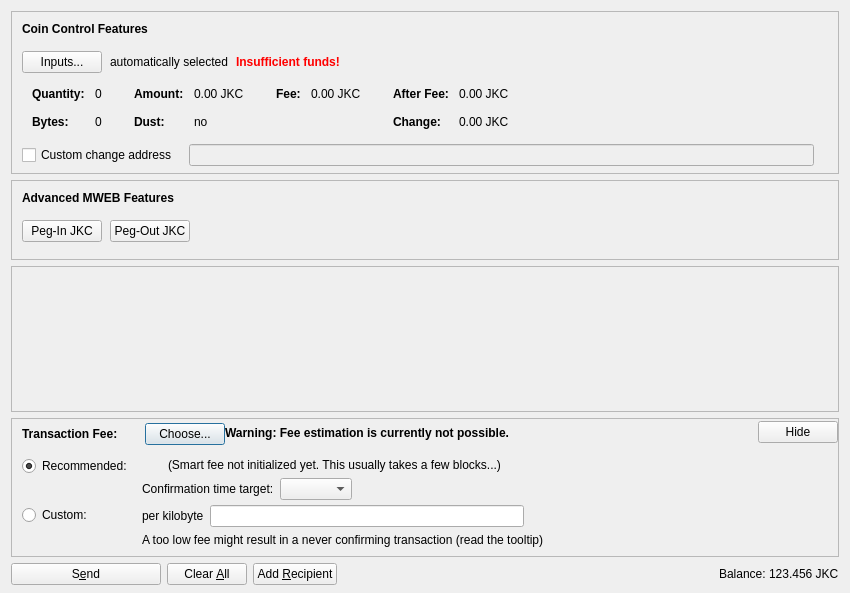
<?xml version="1.0" encoding="UTF-8"?>
<ui version="4.0">
 <class>SendCoinsDialog</class>
 <widget class="QDialog" name="SendCoinsDialog">
  <property name="geometry">
   <rect>
    <x>0</x>
    <y>0</y>
    <width>850</width>
    <height>593</height>
   </rect>
  </property>
  <property name="windowTitle">
   <string>Send Coins</string>
  </property>
  <layout class="QVBoxLayout" name="verticalLayout" stretch="0,0,1,0,0">
   <property name="bottomMargin">
    <number>8</number>
   </property>
   <item>
    <widget class="QFrame" name="frameCoinControl">
     <property name="sizePolicy">
      <sizepolicy hsizetype="Expanding" vsizetype="Expanding">
       <horstretch>0</horstretch>
       <verstretch>0</verstretch>
      </sizepolicy>
     </property>
     <property name="maximumSize">
      <size>
       <width>16777215</width>
       <height>16777215</height>
      </size>
     </property>
     <property name="frameShape">
      <enum>QFrame::StyledPanel</enum>
     </property>
     <property name="frameShadow">
      <enum>QFrame::Sunken</enum>
     </property>
     <layout class="QVBoxLayout" name="verticalLayoutCoinControl2">
      <property name="spacing">
       <number>0</number>
      </property>
      <property name="leftMargin">
       <number>0</number>
      </property>
      <property name="topMargin">
       <number>0</number>
      </property>
      <property name="rightMargin">
       <number>0</number>
      </property>
      <property name="bottomMargin">
       <number>6</number>
      </property>
      <item>
       <layout class="QVBoxLayout" name="verticalLayoutCoinControl" stretch="0,0,0,0,1">
        <property name="spacing">
         <number>0</number>
        </property>
        <property name="leftMargin">
         <number>10</number>
        </property>
        <property name="topMargin">
         <number>10</number>
        </property>
        <item>
         <layout class="QHBoxLayout" name="horizontalLayoutCoinControl1">
          <property name="bottomMargin">
           <number>15</number>
          </property>
          <item>
           <widget class="QLabel" name="labelCoinControlFeatures">
            <property name="sizePolicy">
             <sizepolicy hsizetype="Preferred" vsizetype="Maximum">
              <horstretch>0</horstretch>
              <verstretch>0</verstretch>
             </sizepolicy>
            </property>
            <property name="font">
             <font>
              <weight>75</weight>
              <bold>true</bold>
             </font>
            </property>
            <property name="styleSheet">
             <string notr="true">font-weight:bold;</string>
            </property>
            <property name="text">
             <string>Coin Control Features</string>
            </property>
           </widget>
          </item>
         </layout>
        </item>
        <item>
         <layout class="QHBoxLayout" name="horizontalLayoutCoinControl2" stretch="0,0,0,0">
          <property name="spacing">
           <number>8</number>
          </property>
          <property name="bottomMargin">
           <number>10</number>
          </property>
          <item>
           <widget class="QPushButton" name="pushButtonCoinControl">
            <property name="styleSheet">
             <string notr="true"/>
            </property>
            <property name="text">
             <string>Inputs...</string>
            </property>
            <property name="autoDefault">
             <bool>false</bool>
            </property>
           </widget>
          </item>
          <item>
           <widget class="QLabel" name="labelCoinControlAutomaticallySelected">
            <property name="text">
             <string>automatically selected</string>
            </property>
            <property name="margin">
             <number>5</number>
            </property>
           </widget>
          </item>
          <item>
           <widget class="QLabel" name="labelCoinControlInsuffFunds">
            <property name="font">
             <font>
              <weight>75</weight>
              <bold>true</bold>
             </font>
            </property>
            <property name="styleSheet">
             <string notr="true">color:red;font-weight:bold;</string>
            </property>
            <property name="text">
             <string>Insufficient funds!</string>
            </property>
            <property name="margin">
             <number>5</number>
            </property>
           </widget>
          </item>
          <item>
           <spacer name="horizontalSpacerCoinControl">
            <property name="orientation">
             <enum>Qt::Horizontal</enum>
            </property>
            <property name="sizeHint" stdset="0">
             <size>
              <width>40</width>
              <height>1</height>
             </size>
            </property>
           </spacer>
          </item>
         </layout>
        </item>
        <item>
         <widget class="QWidget" name="widgetCoinControl" native="true">
          <property name="sizePolicy">
           <sizepolicy hsizetype="Preferred" vsizetype="Preferred">
            <horstretch>0</horstretch>
            <verstretch>0</verstretch>
           </sizepolicy>
          </property>
          <property name="minimumSize">
           <size>
            <width>0</width>
            <height>0</height>
           </size>
          </property>
          <property name="styleSheet">
           <string notr="true"/>
          </property>
          <layout class="QHBoxLayout" name="horizontalLayoutCoinControl5">
           <property name="leftMargin">
            <number>0</number>
           </property>
           <property name="topMargin">
            <number>0</number>
           </property>
           <property name="rightMargin">
            <number>0</number>
           </property>
           <property name="bottomMargin">
            <number>0</number>
           </property>
           <item>
            <layout class="QHBoxLayout" name="horizontalLayoutCoinControl3" stretch="0,0,0,1">
             <property name="spacing">
              <number>20</number>
             </property>
             <property name="topMargin">
              <number>0</number>
             </property>
             <property name="bottomMargin">
              <number>10</number>
             </property>
             <item>
              <layout class="QFormLayout" name="formLayoutCoinControl1">
               <property name="horizontalSpacing">
                <number>10</number>
               </property>
               <property name="verticalSpacing">
                <number>14</number>
               </property>
               <property name="leftMargin">
                <number>10</number>
               </property>
               <property name="topMargin">
                <number>4</number>
               </property>
               <property name="rightMargin">
                <number>6</number>
               </property>
               <item row="0" column="0">
                <widget class="QLabel" name="labelCoinControlQuantityText">
                 <property name="font">
                  <font>
                   <weight>75</weight>
                   <bold>true</bold>
                  </font>
                 </property>
                 <property name="text">
                  <string>Quantity:</string>
                 </property>
                 <property name="margin">
                  <number>0</number>
                 </property>
                </widget>
               </item>
               <item row="0" column="1">
                <widget class="QLabel" name="labelCoinControlQuantity">
                 <property name="cursor">
                  <cursorShape>IBeamCursor</cursorShape>
                 </property>
                 <property name="contextMenuPolicy">
                  <enum>Qt::ActionsContextMenu</enum>
                 </property>
                 <property name="text">
                  <string notr="true">0</string>
                 </property>
                 <property name="margin">
                  <number>0</number>
                 </property>
                 <property name="textInteractionFlags">
                  <set>Qt::LinksAccessibleByMouse|Qt::TextSelectableByKeyboard|Qt::TextSelectableByMouse</set>
                 </property>
                </widget>
               </item>
               <item row="1" column="0">
                <widget class="QLabel" name="labelCoinControlBytesText">
                 <property name="font">
                  <font>
                   <weight>75</weight>
                   <bold>true</bold>
                  </font>
                 </property>
                 <property name="text">
                  <string>Bytes:</string>
                 </property>
                </widget>
               </item>
               <item row="1" column="1">
                <widget class="QLabel" name="labelCoinControlBytes">
                 <property name="cursor">
                  <cursorShape>IBeamCursor</cursorShape>
                 </property>
                 <property name="contextMenuPolicy">
                  <enum>Qt::ActionsContextMenu</enum>
                 </property>
                 <property name="text">
                  <string notr="true">0</string>
                 </property>
                 <property name="textInteractionFlags">
                  <set>Qt::LinksAccessibleByMouse|Qt::TextSelectableByKeyboard|Qt::TextSelectableByMouse</set>
                 </property>
                </widget>
               </item>
              </layout>
             </item>
             <item>
              <layout class="QFormLayout" name="formLayoutCoinControl2">
               <property name="horizontalSpacing">
                <number>10</number>
               </property>
               <property name="verticalSpacing">
                <number>14</number>
               </property>
               <property name="leftMargin">
                <number>6</number>
               </property>
               <property name="topMargin">
                <number>4</number>
               </property>
               <property name="rightMargin">
                <number>6</number>
               </property>
               <item row="0" column="0">
                <widget class="QLabel" name="labelCoinControlAmountText">
                 <property name="font">
                  <font>
                   <weight>75</weight>
                   <bold>true</bold>
                  </font>
                 </property>
                 <property name="text">
                  <string>Amount:</string>
                 </property>
                 <property name="margin">
                  <number>0</number>
                 </property>
                </widget>
               </item>
               <item row="0" column="1">
                <widget class="QLabel" name="labelCoinControlAmount">
                 <property name="cursor">
                  <cursorShape>IBeamCursor</cursorShape>
                 </property>
                 <property name="contextMenuPolicy">
                  <enum>Qt::ActionsContextMenu</enum>
                 </property>
                 <property name="text">
                  <string notr="true">0.00 JKC</string>
                 </property>
                 <property name="textInteractionFlags">
                  <set>Qt::LinksAccessibleByMouse|Qt::TextSelectableByKeyboard|Qt::TextSelectableByMouse</set>
                 </property>
                </widget>
               </item>
               <item row="1" column="0">
                <widget class="QLabel" name="labelCoinControlLowOutputText">
                 <property name="font">
                  <font>
                   <weight>75</weight>
                   <bold>true</bold>
                  </font>
                 </property>
                 <property name="text">
                  <string>Dust:</string>
                 </property>
                </widget>
               </item>
               <item row="1" column="1">
                <widget class="QLabel" name="labelCoinControlLowOutput">
                 <property name="cursor">
                  <cursorShape>IBeamCursor</cursorShape>
                 </property>
                 <property name="contextMenuPolicy">
                  <enum>Qt::ActionsContextMenu</enum>
                 </property>
                 <property name="text">
                  <string notr="true">no</string>
                 </property>
                 <property name="textInteractionFlags">
                  <set>Qt::LinksAccessibleByMouse|Qt::TextSelectableByKeyboard|Qt::TextSelectableByMouse</set>
                 </property>
                </widget>
               </item>
              </layout>
             </item>
             <item>
              <layout class="QFormLayout" name="formLayoutCoinControl3">
               <property name="horizontalSpacing">
                <number>10</number>
               </property>
               <property name="verticalSpacing">
                <number>14</number>
               </property>
               <property name="leftMargin">
                <number>6</number>
               </property>
               <property name="topMargin">
                <number>4</number>
               </property>
               <property name="rightMargin">
                <number>6</number>
               </property>
               <item row="0" column="0">
                <widget class="QLabel" name="labelCoinControlFeeText">
                 <property name="font">
                  <font>
                   <weight>75</weight>
                   <bold>true</bold>
                  </font>
                 </property>
                 <property name="text">
                  <string>Fee:</string>
                 </property>
                 <property name="margin">
                  <number>0</number>
                 </property>
                </widget>
               </item>
               <item row="0" column="1">
                <widget class="QLabel" name="labelCoinControlFee">
                 <property name="cursor">
                  <cursorShape>IBeamCursor</cursorShape>
                 </property>
                 <property name="contextMenuPolicy">
                  <enum>Qt::ActionsContextMenu</enum>
                 </property>
                 <property name="text">
                  <string notr="true">0.00 JKC</string>
                 </property>
                 <property name="textInteractionFlags">
                  <set>Qt::LinksAccessibleByMouse|Qt::TextSelectableByKeyboard|Qt::TextSelectableByMouse</set>
                 </property>
                </widget>
               </item>
              </layout>
             </item>
             <item>
              <layout class="QFormLayout" name="formLayoutCoinControl4">
               <property name="horizontalSpacing">
                <number>10</number>
               </property>
               <property name="verticalSpacing">
                <number>14</number>
               </property>
               <property name="leftMargin">
                <number>6</number>
               </property>
               <property name="topMargin">
                <number>4</number>
               </property>
               <property name="rightMargin">
                <number>6</number>
               </property>
               <item row="0" column="0">
                <widget class="QLabel" name="labelCoinControlAfterFeeText">
                 <property name="font">
                  <font>
                   <weight>75</weight>
                   <bold>true</bold>
                  </font>
                 </property>
                 <property name="text">
                  <string>After Fee:</string>
                 </property>
                 <property name="margin">
                  <number>0</number>
                 </property>
                </widget>
               </item>
               <item row="0" column="1">
                <widget class="QLabel" name="labelCoinControlAfterFee">
                 <property name="cursor">
                  <cursorShape>IBeamCursor</cursorShape>
                 </property>
                 <property name="contextMenuPolicy">
                  <enum>Qt::ActionsContextMenu</enum>
                 </property>
                 <property name="text">
                  <string notr="true">0.00 JKC</string>
                 </property>
                 <property name="textInteractionFlags">
                  <set>Qt::LinksAccessibleByMouse|Qt::TextSelectableByKeyboard|Qt::TextSelectableByMouse</set>
                 </property>
                </widget>
               </item>
               <item row="1" column="0">
                <widget class="QLabel" name="labelCoinControlChangeText">
                 <property name="font">
                  <font>
                   <weight>75</weight>
                   <bold>true</bold>
                  </font>
                 </property>
                 <property name="text">
                  <string>Change:</string>
                 </property>
                </widget>
               </item>
               <item row="1" column="1">
                <widget class="QLabel" name="labelCoinControlChange">
                 <property name="cursor">
                  <cursorShape>IBeamCursor</cursorShape>
                 </property>
                 <property name="contextMenuPolicy">
                  <enum>Qt::ActionsContextMenu</enum>
                 </property>
                 <property name="text">
                  <string notr="true">0.00 JKC</string>
                 </property>
                 <property name="textInteractionFlags">
                  <set>Qt::LinksAccessibleByMouse|Qt::TextSelectableByKeyboard|Qt::TextSelectableByMouse</set>
                 </property>
                </widget>
               </item>
              </layout>
             </item>
            </layout>
           </item>
          </layout>
         </widget>
        </item>
        <item>
         <layout class="QHBoxLayout" name="horizontalLayoutCoinControl4" stretch="0,0,0">
          <property name="spacing">
           <number>12</number>
          </property>
          <property name="sizeConstraint">
           <enum>QLayout::SetDefaultConstraint</enum>
          </property>
          <property name="topMargin">
           <number>5</number>
          </property>
          <property name="rightMargin">
           <number>5</number>
          </property>
          <item>
           <widget class="QCheckBox" name="checkBoxCoinControlChange">
            <property name="toolTip">
             <string>If this is activated, but the change address is empty or invalid, change will be sent to a newly generated address.</string>
            </property>
            <property name="text">
             <string>Custom change address</string>
            </property>
           </widget>
          </item>
          <item>
           <widget class="QValidatedLineEdit" name="lineEditCoinControlChange">
            <property name="enabled">
             <bool>false</bool>
            </property>
            <property name="sizePolicy">
             <sizepolicy hsizetype="Expanding" vsizetype="Fixed">
              <horstretch>0</horstretch>
              <verstretch>0</verstretch>
             </sizepolicy>
            </property>
           </widget>
          </item>
          <item>
           <widget class="QLabel" name="labelCoinControlChangeLabel">
            <property name="sizePolicy">
             <sizepolicy hsizetype="Preferred" vsizetype="Expanding">
              <horstretch>0</horstretch>
              <verstretch>0</verstretch>
             </sizepolicy>
            </property>
            <property name="minimumSize">
             <size>
              <width>0</width>
              <height>0</height>
             </size>
            </property>
            <property name="text">
             <string/>
            </property>
            <property name="margin">
             <number>3</number>
            </property>
           </widget>
          </item>
         </layout>
        </item>
        <item>
         <spacer name="verticalSpacerCoinControl">
          <property name="orientation">
           <enum>Qt::Vertical</enum>
          </property>
          <property name="sizeHint" stdset="0">
           <size>
            <width>800</width>
            <height>1</height>
           </size>
          </property>
         </spacer>
        </item>
       </layout>
      </item>
     </layout>
    </widget>
   </item>
   <item>
    <widget class="QFrame" name="frameMWEBFeatures">
     <property name="sizePolicy">
      <sizepolicy hsizetype="Expanding" vsizetype="Expanding">
       <horstretch>0</horstretch>
       <verstretch>0</verstretch>
      </sizepolicy>
     </property>
     <property name="maximumSize">
      <size>
       <width>16777215</width>
       <height>16777215</height>
      </size>
     </property>
     <property name="frameShape">
      <enum>QFrame::StyledPanel</enum>
     </property>
     <property name="frameShadow">
      <enum>QFrame::Sunken</enum>
     </property>
     <layout class="QVBoxLayout" name="verticalLayoutMWEBFeatures2">
      <property name="spacing">
       <number>0</number>
      </property>
      <property name="leftMargin">
       <number>0</number>
      </property>
      <property name="topMargin">
       <number>0</number>
      </property>
      <property name="rightMargin">
       <number>0</number>
      </property>
      <property name="bottomMargin">
       <number>6</number>
      </property>
      <item>
       <layout class="QVBoxLayout" name="verticalLayoutMWEBFeatures" stretch="0,0,1">
        <property name="spacing">
         <number>0</number>
        </property>
        <property name="leftMargin">
         <number>10</number>
        </property>
        <property name="topMargin">
         <number>10</number>
        </property>
        <item>
         <layout class="QHBoxLayout" name="horizontalLayoutMWEBFeatures1">
          <property name="bottomMargin">
           <number>15</number>
          </property>
          <item>
           <widget class="QLabel" name="labelMWEBFeatures">
            <property name="sizePolicy">
             <sizepolicy hsizetype="Preferred" vsizetype="Maximum">
              <horstretch>0</horstretch>
              <verstretch>0</verstretch>
             </sizepolicy>
            </property>
            <property name="font">
             <font>
              <weight>75</weight>
              <bold>true</bold>
             </font>
            </property>
            <property name="styleSheet">
             <string notr="true">font-weight:bold;</string>
            </property>
            <property name="text">
             <string>Advanced MWEB Features</string>
            </property>
           </widget>
          </item>
         </layout>
        </item>
        <item>
         <layout class="QHBoxLayout" name="horizontalLayoutMWEBFeatures2" stretch="0,0,0">
          <property name="spacing">
           <number>8</number>
          </property>
          <property name="bottomMargin">
           <number>10</number>
          </property>
          <item>
           <widget class="QPushButton" name="pushButtonMWEBPegIn">
            <property name="styleSheet">
             <string notr="true"/>
            </property>
            <property name="text">
             <string>Peg-In JKC</string>
            </property>
            <property name="checkable">
             <bool>true</bool>
            </property>
            <property name="autoDefault">
             <bool>false</bool>
            </property>
           </widget>
          </item>
          <item>
           <widget class="QPushButton" name="pushButtonMWEBPegOut">
            <property name="styleSheet">
             <string notr="true"/>
            </property>
            <property name="text">
             <string>Peg-Out JKC</string>
            </property>
            <property name="checkable">
             <bool>true</bool>
            </property>
            <property name="autoDefault">
             <bool>false</bool>
            </property>
           </widget>
          </item>
          <item>
           <spacer name="horizontalSpacerMWEBFeatures">
            <property name="orientation">
             <enum>Qt::Horizontal</enum>
            </property>
            <property name="sizeHint" stdset="0">
             <size>
              <width>40</width>
              <height>1</height>
             </size>
            </property>
           </spacer>
          </item>
         </layout>
        </item>
        <item>
         <spacer name="verticalSpacerMWEBFeatures">
          <property name="orientation">
           <enum>Qt::Vertical</enum>
          </property>
          <property name="sizeHint" stdset="0">
           <size>
            <width>800</width>
            <height>1</height>
           </size>
          </property>
         </spacer>
        </item>
       </layout>
      </item>
     </layout>
    </widget>
   </item>
   <item>
    <widget class="QScrollArea" name="scrollArea">
     <property name="widgetResizable">
      <bool>true</bool>
     </property>
     <widget class="QWidget" name="scrollAreaWidgetContents">
      <property name="geometry">
       <rect>
        <x>0</x>
        <y>0</y>
        <width>830</width>
        <height>68</height>
       </rect>
      </property>
      <layout class="QVBoxLayout" name="verticalLayout_2" stretch="0,1">
       <property name="leftMargin">
        <number>0</number>
       </property>
       <property name="topMargin">
        <number>0</number>
       </property>
       <property name="rightMargin">
        <number>0</number>
       </property>
       <property name="bottomMargin">
        <number>0</number>
       </property>
       <item>
        <layout class="QVBoxLayout" name="entries">
         <property name="spacing">
          <number>6</number>
         </property>
        </layout>
       </item>
       <item>
        <spacer name="verticalSpacer">
         <property name="orientation">
          <enum>Qt::Vertical</enum>
         </property>
         <property name="sizeHint" stdset="0">
          <size>
           <width>20</width>
           <height>40</height>
          </size>
         </property>
        </spacer>
       </item>
      </layout>
     </widget>
    </widget>
   </item>
   <item>
    <widget class="QFrame" name="frameFee">
     <property name="sizePolicy">
      <sizepolicy hsizetype="Expanding" vsizetype="Expanding">
       <horstretch>0</horstretch>
       <verstretch>0</verstretch>
      </sizepolicy>
     </property>
     <property name="maximumSize">
      <size>
       <width>16777215</width>
       <height>16777215</height>
      </size>
     </property>
     <property name="frameShape">
      <enum>QFrame::StyledPanel</enum>
     </property>
     <property name="frameShadow">
      <enum>QFrame::Sunken</enum>
     </property>
     <layout class="QVBoxLayout" name="verticalLayoutFee1">
      <property name="spacing">
       <number>0</number>
      </property>
      <property name="leftMargin">
       <number>0</number>
      </property>
      <property name="topMargin">
       <number>0</number>
      </property>
      <property name="rightMargin">
       <number>0</number>
      </property>
      <property name="bottomMargin">
       <number>0</number>
      </property>
      <item>
       <layout class="QVBoxLayout" name="verticalLayoutFee2" stretch="0,0,0">
        <property name="spacing">
         <number>0</number>
        </property>
        <property name="leftMargin">
         <number>10</number>
        </property>
        <property name="topMargin">
         <number>0</number>
        </property>
        <item>
         <layout class="QHBoxLayout" name="horizontalLayoutFee1">
          <property name="bottomMargin">
           <number>0</number>
          </property>
          <item>
           <layout class="QVBoxLayout" name="verticalLayoutFee7">
            <property name="spacing">
             <number>0</number>
            </property>
            <item>
             <spacer name="verticalSpacerSmartFee">
              <property name="orientation">
               <enum>Qt::Vertical</enum>
              </property>
              <property name="sizeType">
               <enum>QSizePolicy::Fixed</enum>
              </property>
              <property name="sizeHint" stdset="0">
               <size>
                <width>1</width>
                <height>4</height>
               </size>
              </property>
             </spacer>
            </item>
            <item>
             <layout class="QHBoxLayout" name="horizontalLayoutSmartFee">
              <property name="spacing">
               <number>10</number>
              </property>
              <item>
               <widget class="QLabel" name="labelFeeHeadline">
                <property name="sizePolicy">
                 <sizepolicy hsizetype="Preferred" vsizetype="Maximum">
                  <horstretch>0</horstretch>
                  <verstretch>0</verstretch>
                 </sizepolicy>
                </property>
                <property name="font">
                 <font>
                  <weight>75</weight>
                  <bold>true</bold>
                 </font>
                </property>
                <property name="styleSheet">
                 <string notr="true">font-weight:bold;</string>
                </property>
                <property name="text">
                 <string>Transaction Fee:</string>
                </property>
               </widget>
              </item>
              <item>
               <widget class="QLabel" name="labelFeeMinimized">
                <property name="text">
                 <string/>
                </property>
               </widget>
              </item>
              <item>
               <widget class="QPushButton" name="buttonChooseFee">
                <property name="text">
                 <string>Choose...</string>
                </property>
               </widget>
              </item>
             </layout>
            </item>
            <item>
             <spacer name="verticalSpacer_5">
              <property name="orientation">
               <enum>Qt::Vertical</enum>
              </property>
              <property name="sizeHint" stdset="0">
               <size>
                <width>1</width>
                <height>1</height>
               </size>
              </property>
             </spacer>
            </item>
           </layout>
          </item>
          <item>
           <widget class="QLabel" name="fallbackFeeWarningLabel">
            <property name="toolTip">
             <string>Using the fallbackfee can result in sending a transaction that will take several hours or days (or never) to confirm. Consider choosing your fee manually or wait until you have validated the complete chain.</string>
            </property>
            <property name="font">
            <font>
                <weight>75</weight>
                <bold>true</bold>
            </font>
            </property>
            <property name="text">
             <string>Warning: Fee estimation is currently not possible.</string>
            </property>
            <property name="wordWrap">
             <bool>false</bool>
            </property>
           </widget>
          </item>
          <item>
           <spacer name="horizontalSpacer_4">
            <property name="orientation">
             <enum>Qt::Horizontal</enum>
            </property>
            <property name="sizeType">
             <enum>QSizePolicy::MinimumExpanding</enum>
            </property>
            <property name="sizeHint" stdset="0">
             <size>
              <width>40</width>
              <height>20</height>
             </size>
            </property>
           </spacer>
          </item>
          <item>
           <widget class="QPushButton" name="buttonMinimizeFee">
            <property name="toolTip">
             <string>Hide transaction fee settings</string>
            </property>
            <property name="text">
             <string>Hide</string>
            </property>
           </widget>
          </item>
         </layout>
        </item>
        <item>
         <widget class="QFrame" name="frameFeeSelection">
          <layout class="QVBoxLayout" name="verticalLayoutFee12">
           <property name="spacing">
            <number>0</number>
           </property>
           <property name="leftMargin">
            <number>0</number>
           </property>
           <property name="topMargin">
            <number>0</number>
           </property>
           <property name="rightMargin">
            <number>0</number>
           </property>
           <property name="bottomMargin">
            <number>0</number>
           </property>
           <item>
            <layout class="QGridLayout" name="gridLayoutFee">
             <property name="topMargin">
              <number>10</number>
             </property>
             <property name="bottomMargin">
              <number>4</number>
             </property>
             <property name="horizontalSpacing">
              <number>10</number>
             </property>
             <property name="verticalSpacing">
              <number>4</number>
             </property>
             <item row="1" column="1">
              <layout class="QVBoxLayout" name="verticalLayoutFee8">
               <property name="spacing">
                <number>6</number>
               </property>
               <item>
                <layout class="QHBoxLayout" name="horizontalLayoutFee13">
                 <item>
                  <widget class="QLabel" name="labelCustomPerKilobyte">
                   <property name="toolTip">
                    <string>Specify a custom fee per kB (1,000 bytes) of the transaction's virtual size.

Note:  Since the fee is calculated on a per-byte basis, a fee of "100 satoshis per kB" for a transaction size of 500 bytes (half of 1 kB) would ultimately yield a fee of only 50 satoshis.</string>
                   </property>
                   <property name="text">
                    <string>per kilobyte</string>
                   </property>
                  </widget>
                 </item>
                 <item>
                  <widget class="BitcoinAmountField" name="customFee"/>
                 </item>
                 <item>
                  <spacer name="horizontalSpacer_6">
                   <property name="orientation">
                    <enum>Qt::Horizontal</enum>
                   </property>
                   <property name="sizeHint" stdset="0">
                    <size>
                     <width>1</width>
                     <height>1</height>
                    </size>
                   </property>
                  </spacer>
                 </item>
                </layout>
               </item>
               <item>
                <layout class="QHBoxLayout" name="horizontalLayoutFee8">
                 <item>
                  <widget class="QLabel" name="labelCustomFeeWarning">
                   <property name="enabled">
                    <bool>true</bool>
                   </property>
                   <property name="toolTip">
                    <string>When there is less transaction volume than space in the blocks, miners as well as relaying nodes may enforce a minimum fee. Paying only this minimum fee is just fine, but be aware that this can result in a never confirming transaction once there is more demand for junkcoin transactions than the network can process.</string>
                   </property>
                   <property name="text">
                    <string>A too low fee might result in a never confirming transaction (read the tooltip)</string>
                   </property>
                  </widget>
                 </item>
                 <item>
                  <spacer name="horizontalSpacer_2">
                   <property name="orientation">
                    <enum>Qt::Horizontal</enum>
                   </property>
                   <property name="sizeHint" stdset="0">
                    <size>
                     <width>1</width>
                     <height>1</height>
                    </size>
                   </property>
                  </spacer>
                 </item>
                </layout>
               </item>
              </layout>
             </item>
             <item row="0" column="0">
              <layout class="QVBoxLayout" name="verticalLayoutFee4" stretch="0,1">
               <item>
                <widget class="QRadioButton" name="radioSmartFee">
                 <property name="text">
                  <string>Recommended:</string>
                 </property>
                 <property name="checked">
                  <bool>true</bool>
                 </property>
                 <attribute name="buttonGroup">
                  <string notr="true">groupFee</string>
                 </attribute>
                </widget>
               </item>
               <item>
                <spacer name="verticalSpacer_2">
                 <property name="orientation">
                  <enum>Qt::Vertical</enum>
                 </property>
                 <property name="sizeHint" stdset="0">
                  <size>
                   <width>1</width>
                   <height>1</height>
                  </size>
                 </property>
                </spacer>
               </item>
              </layout>
             </item>
             <item row="1" column="0">
              <layout class="QVBoxLayout" name="verticalLayoutFee9" stretch="0,1">
               <item>
                <widget class="QRadioButton" name="radioCustomFee">
                 <property name="text">
                  <string>Custom:</string>
                 </property>
                 <attribute name="buttonGroup">
                  <string notr="true">groupFee</string>
                 </attribute>
                </widget>
               </item>
               <item>
                <spacer name="verticalSpacer_6">
                 <property name="orientation">
                  <enum>Qt::Vertical</enum>
                 </property>
                 <property name="sizeHint" stdset="0">
                  <size>
                   <width>1</width>
                   <height>1</height>
                  </size>
                 </property>
                </spacer>
               </item>
              </layout>
             </item>
             <item row="0" column="1">
              <layout class="QVBoxLayout" name="verticalLayoutFee3" stretch="0,0,1">
               <property name="spacing">
                <number>6</number>
               </property>
               <property name="topMargin">
                <number>2</number>
               </property>
               <item>
                <layout class="QHBoxLayout" name="horizontalLayoutFee12">
                 <item>
                  <widget class="QLabel" name="labelSmartFee">
                   <property name="text">
                    <string/>
                   </property>
                  </widget>
                 </item>
                 <item>
                  <widget class="QLabel" name="labelFeeEstimation">
                   <property name="text">
                    <string/>
                   </property>
                  </widget>
                 </item>
                 <item>
                  <widget class="QLabel" name="labelSmartFee2">
                   <property name="text">
                    <string>(Smart fee not initialized yet. This usually takes a few blocks...)</string>
                   </property>
                  </widget>
                 </item>
                 <item>
                  <spacer name="horizontalSpacer_5">
                   <property name="orientation">
                    <enum>Qt::Horizontal</enum>
                   </property>
                   <property name="sizeHint" stdset="0">
                    <size>
                     <width>1</width>
                     <height>1</height>
                    </size>
                   </property>
                  </spacer>
                 </item>
                </layout>
               </item>
               <item>
                <layout class="QHBoxLayout" name="horizontalLayoutFee9">
                 <item>
                  <layout class="QVBoxLayout" name="verticalLayoutFee6">
                   <item>
                    <widget class="QLabel" name="labelSmartFee3">
                     <property name="text">
                      <string>Confirmation time target:</string>
                     </property>
                    </widget>
                   </item>
                  </layout>
                 </item>
                 <item>
                  <layout class="QVBoxLayout" name="verticalLayoutFee5">
                   <property name="rightMargin">
                    <number>30</number>
                   </property>
                   <item>
                    <layout class="QHBoxLayout" name="horizontalLayoutConfTarget">
                     <property name="bottomMargin">
                      <number>0</number>
                     </property>
                     <item>
                      <widget class="QComboBox" name="confTargetSelector"/>
                     </item>
                     <item>
                      <spacer name="horizontalSpacerConfTarget">
                       <property name="orientation">
                        <enum>Qt::Horizontal</enum>
                       </property>
                       <property name="sizeHint" stdset="0">
                        <size>
                         <width>40</width>
                         <height>20</height>
                        </size>
                       </property>
                      </spacer>
                     </item>
                    </layout>
                   </item>
                  </layout>
                 </item>
                </layout>
               </item>
               <item>
                <spacer name="verticalSpacer_4">
                 <property name="orientation">
                  <enum>Qt::Vertical</enum>
                 </property>
                 <property name="sizeHint" stdset="0">
                  <size>
                   <width>1</width>
                   <height>1</height>
                  </size>
                 </property>
                </spacer>
               </item>
              </layout>
             </item>
            </layout>
           </item>
          </layout>
         </widget>
        </item>
        <item>
         <spacer name="verticalSpacerFee">
          <property name="orientation">
           <enum>Qt::Vertical</enum>
          </property>
          <property name="sizeHint" stdset="0">
           <size>
            <width>40</width>
            <height>5</height>
           </size>
          </property>
         </spacer>
        </item>
       </layout>
      </item>
     </layout>
    </widget>
   </item>
   <item>
    <layout class="QHBoxLayout" name="horizontalLayout">
     <item>
      <widget class="QPushButton" name="sendButton">
       <property name="minimumSize">
        <size>
         <width>150</width>
         <height>0</height>
        </size>
       </property>
       <property name="toolTip">
        <string>Confirm the send action</string>
       </property>
       <property name="text">
        <string>S&amp;end</string>
       </property>
       <property name="icon">
        <iconset resource="../bitcoin.qrc">
         <normaloff>:/icons/send</normaloff>:/icons/send</iconset>
       </property>
       <property name="autoDefault">
        <bool>false</bool>
       </property>
       <property name="default">
        <bool>false</bool>
       </property>
      </widget>
     </item>
     <item>
      <widget class="QPushButton" name="clearButton">
       <property name="sizePolicy">
        <sizepolicy hsizetype="Minimum" vsizetype="Fixed">
         <horstretch>0</horstretch>
         <verstretch>0</verstretch>
        </sizepolicy>
       </property>
       <property name="toolTip">
        <string>Clear all fields of the form.</string>
       </property>
       <property name="text">
        <string>Clear &amp;All</string>
       </property>
       <property name="icon">
        <iconset resource="../bitcoin.qrc">
         <normaloff>:/icons/remove</normaloff>:/icons/remove</iconset>
       </property>
       <property name="autoDefault">
        <bool>false</bool>
       </property>
      </widget>
     </item>
     <item>
      <widget class="QPushButton" name="addButton">
       <property name="toolTip">
        <string>Send to multiple recipients at once</string>
       </property>
       <property name="text">
        <string>Add &amp;Recipient</string>
       </property>
       <property name="icon">
        <iconset resource="../bitcoin.qrc">
         <normaloff>:/icons/add</normaloff>:/icons/add</iconset>
       </property>
       <property name="autoDefault">
        <bool>false</bool>
       </property>
      </widget>
     </item>
     <item>
      <spacer name="horizontalSpacer">
       <property name="orientation">
        <enum>Qt::Horizontal</enum>
       </property>
       <property name="sizeHint" stdset="0">
        <size>
         <width>40</width>
         <height>20</height>
        </size>
       </property>
      </spacer>
     </item>
     <item>
      <layout class="QHBoxLayout" name="horizontalLayout_2">
       <property name="spacing">
        <number>3</number>
       </property>
       <item>
        <widget class="QLabel" name="labelBalanceName">
         <property name="sizePolicy">
          <sizepolicy hsizetype="Preferred" vsizetype="Fixed">
           <horstretch>0</horstretch>
           <verstretch>0</verstretch>
          </sizepolicy>
         </property>
         <property name="text">
          <string>Balance:</string>
         </property>
        </widget>
       </item>
       <item>
        <widget class="QLabel" name="labelBalance">
         <property name="sizePolicy">
          <sizepolicy hsizetype="Preferred" vsizetype="Fixed">
           <horstretch>0</horstretch>
           <verstretch>0</verstretch>
          </sizepolicy>
         </property>
         <property name="cursor">
          <cursorShape>IBeamCursor</cursorShape>
         </property>
         <property name="text">
          <string notr="true">123.456 JKC</string>
         </property>
         <property name="textInteractionFlags">
          <set>Qt::LinksAccessibleByMouse|Qt::TextSelectableByKeyboard|Qt::TextSelectableByMouse</set>
         </property>
        </widget>
       </item>
      </layout>
     </item>
    </layout>
   </item>
  </layout>
 </widget>
 <customwidgets>
  <customwidget>
   <class>QValidatedLineEdit</class>
   <extends>QLineEdit</extends>
   <header>qt/qvalidatedlineedit.h</header>
  </customwidget>
  <customwidget>
   <class>BitcoinAmountField</class>
   <extends>QLineEdit</extends>
   <header>qt/bitcoinamountfield.h</header>
   <container>1</container>
  </customwidget>
 </customwidgets>
 <resources>
  <include location="../bitcoin.qrc"/>
 </resources>
 <connections/>
 <buttongroups>
  <buttongroup name="groupFee"/>
 </buttongroups>
</ui>
